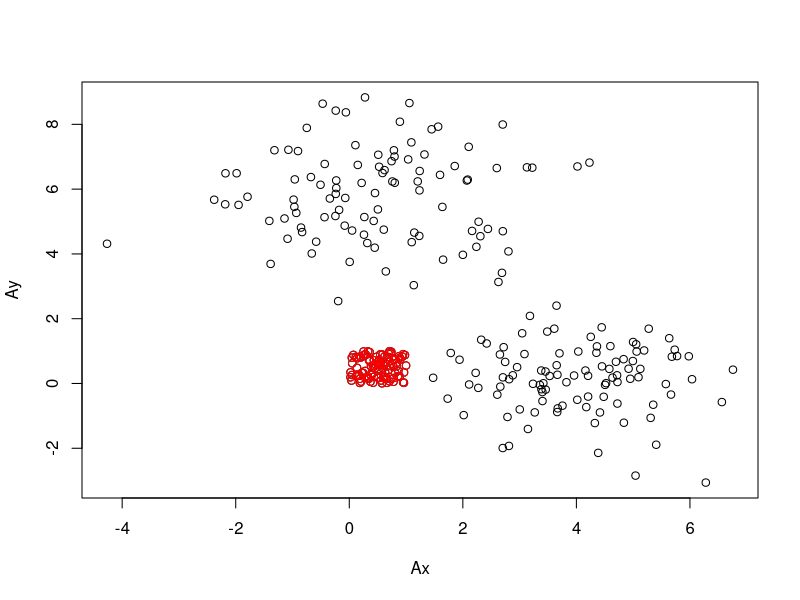

The R source for this figure: (Note: this script raises an error after producing the figure.)
#Colin Clisson

#Question 1 :

Ax<-runif(100, 0, 1)
Ay<-runif(100, 0, 1)

Bx<-rnorm(100, 4, 1)
By<-rnorm(scale(100, 4, 1))

Cx<-rnorm(100, 0.5, sqrt(2))
Cy<-rnorm(100, 6, sqrt(2))

A<-matrix(nrow = 300, ncol = 2)

for(i in 1:100) {
  A[i, 1]<-Ax[i]
  A[i, 2]<-Ay[i]
  A[i+100, 1]<-Bx[i]
  A[i+100, 2]<-By[i]
  A[i+200, 1]<-Cx[i]
  A[i+200, 2]<-Cy[i]
}

A<-rbind(cbind(Ax, Ay), cbind(Bx, By), cbind(Cx, Cy))
plot(A)
points(Ax, Ay, col="red")
points(Bx, By, col="blue")
points(Cx, Cy, col="green")

#Question 2 :

D<-dist(A, method = "euclidean")
D<-as.matrix(D)

#A<-cbind(c(0,0,0.25,4,4.5,5), c(1,1.5,1,2,3,1))
rownames(A)<-c(1:nrow(A))
#D<-dist(A, method = "euclidean")
#D<-as.matrix(D)

while(nrow(D) >= 4) { # Tant qu'il y a plus de 3 classes
  min<-D[2,1]
  di<-2
  dj<-1
  for(i in 2:nrow(D)) { # On cherche le minimum de la matrice
    for(j in 1:(i-1)) {
      if(min > D[i, j]) {
        min<-D[i, j]
        di<-i
        dj<-j
      }
    }
  }
  # On calcule les moyennes
  moyX<-(A[di,1] + A[dj,1]) / 2
  moyY<-(A[di,2] + A[dj,2]) / 2
  # On met a jour les classes
  A[dj,1]<-moyX
  A[dj,2]<-moyY
  # On renomme la classe pour garder une trace des elements qui ont ete ajoutes
  rownames(A)[dj]<-paste(rownames(A)[dj], rownames(A)[di])
  # On supprime la ligne de la classe qui a ete ajoutee
  A<-A[-di,]
  # On recalcule la matrice des distances
  D<-dist(A, method = "euclidean")
  D<-as.matrix(D)
}
rownames(A) # Affichage des classes
points(A, col="purple") # Affichage des barycentres des classes
